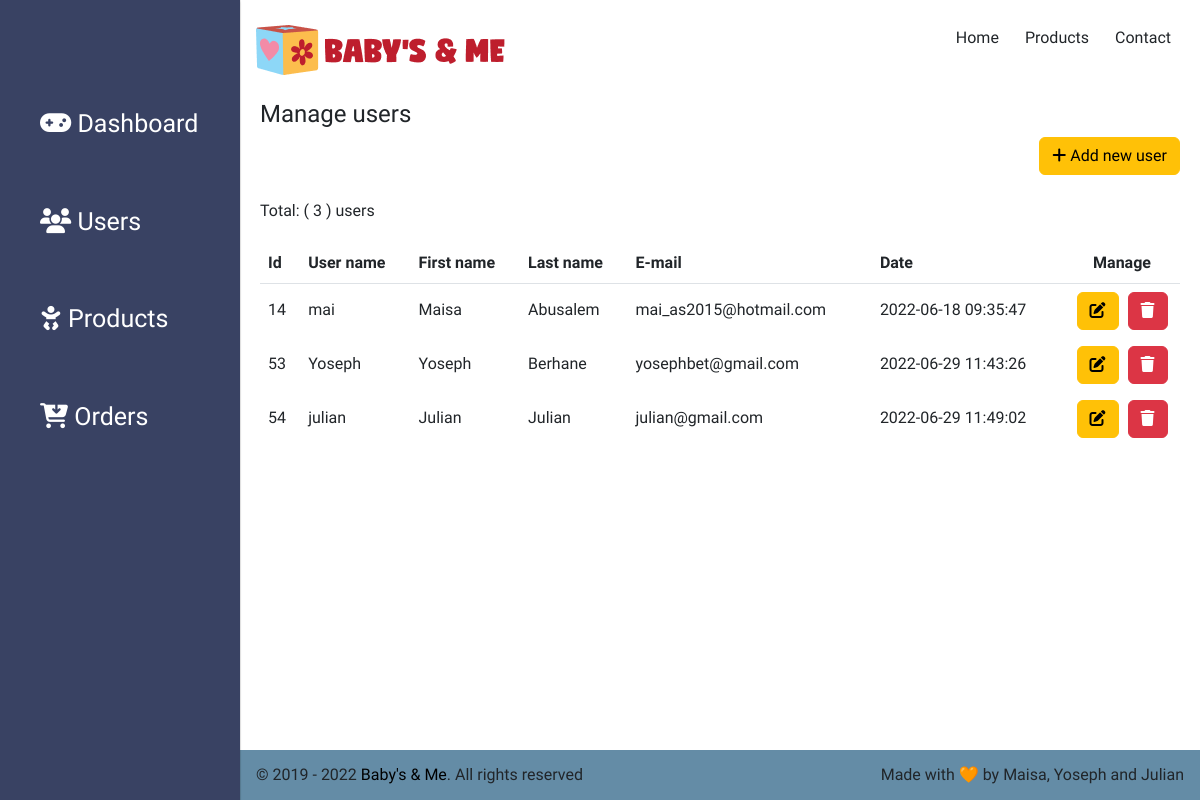
/admin/users.php, run on the app's committed database.
### tables this page shows
CREATE TABLE `users` (
  `id` int(11) NOT NULL,
  `username` varchar(60) NOT NULL,
  `first_name` varchar(60) NOT NULL,
  `last_name` varchar(60) NOT NULL,
  `email` varchar(150) NOT NULL,
  `password` varchar(60) NOT NULL,
  `phone` varchar(60) NOT NULL,
  `street` varchar(255) NOT NULL,
  `postal_code` varchar(255) NOT NULL,
  `city` varchar(90) NOT NULL,
  `country` varchar(90) NOT NULL,
  `create_date` timestamp NOT NULL DEFAULT CURRENT_TIMESTAMP,
  `img_url` text
);

### src/config.php (called while the page is built, shortened)
<?php
require(SRC_PATH . '/dbconnect.php');
require(SRC_PATH . '/app/UserDbHandler.php');
$userDbHandler = new UserDbHandler($pdo);

### src/app/UserDbHandler.php (called while the page is built, shortened)
<?php
class UserDbHandler
{
    public function __construct($pdo)
    {
        $this->pdo = $pdo;
    }
    public function fetchAllUsers()
    {
        $sql = "SELECT * FROM users;";
        $stmt = $this->pdo->query($sql);
        return $stmt->fetchAll();
    }
}

### public/admin/users.php (the view, shortened to what this page needs)
<?php
require('../../src/config.php');
    $users = $userDbHandler->fetchAllUsers();
?>
<?php include('layout/header.php'); ?>
<div id="content">
    <h4>Manage users </h4>
    <div id="user">
        <form action="create-user.php" method="GET">
            <button type="submit" class="btn btn-warning"><i class="fas fa-plus"></i> Add new user</button>
        </form>
    </div>
    <br>
    <p>Total: <span>( <?=count($users); ?> ) users</span></p>
    <table class="table ">
        <thead>
            <tr>
                <th>Id</th>
                <th>User name</th>
                <th>First name</th>
                <th>Last name</th>
                <th>E-mail</th>
                <th>Date</th>
                <th class="manage">Manage</th>
            </tr>
        </thead>
        <tbody>
            <?php foreach($users as $user) : ?>
            <tr>
                <td><?=htmlentities($user['id']) ?></td>
                <td><?=htmlentities($user['username']) ?></td>
                <td><?=htmlentities($user['first_name']) ?></td>
                <td><?=htmlentities($user['last_name']) ?></td>
                <td><?=htmlentities($user['email']) ?></td>
                <td><?=htmlentities($user['create_date']) ?></td>
                <td class="manage">
                    <form action="update-user.php" method="GET">
                        <button type="submit" class="btn btn-warning"><i class="fas fa-edit"></i></button>
                    </form>
                    <form action="" method="POST">
                        <button type="submit" name="deleteUserBtn" class="btn btn-danger"><i
                                class="fas fa-trash"></i></button>
                    </form>
                </td>
            </tr>
            <?php endforeach; ?>
        </tbody>
    </table>
</div>
<?php include('layout/footer.php'); ?>

### public/admin/css/style.css (style rules this page uses)
body { margin: 0; padding: 0; font-family: 'Mukta', sans-serif; box-sizing: border-box; }
table { margin-top: 20px; }
#user, #new-product { display: flex; justify-content: flex-end; }
td { vertical-align: baseline; }
td { border:none; }
.manage { display: flex; justify-content: space-around; }
#content { margin: 50px 20px; }

### data on the page
users: id "14", username "mai", first_name "Maisa", last_name "Abusalem", email "mai_as2015@hotmail.com", create_date "2022-06-18 09:35:47"
users: id "53", username "Yoseph", first_name "Yoseph", last_name "Berhane", email "yosephbet@gmail.com", create_date "2022-06-29 11:43:26"
users: id "54", username "julian", first_name "Julian", last_name "Julian", email "julian@gmail.com", create_date "2022-06-29 11:49:02"

### other printed values
count($users) "3"
